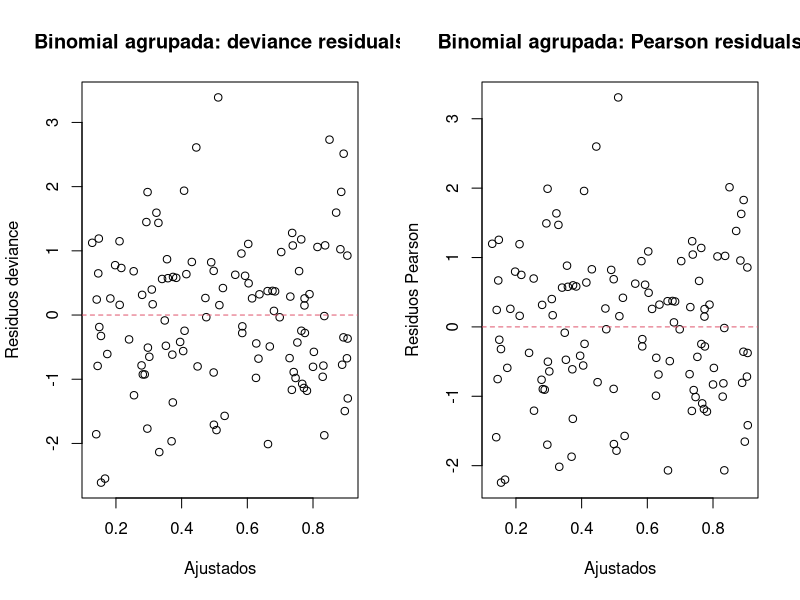
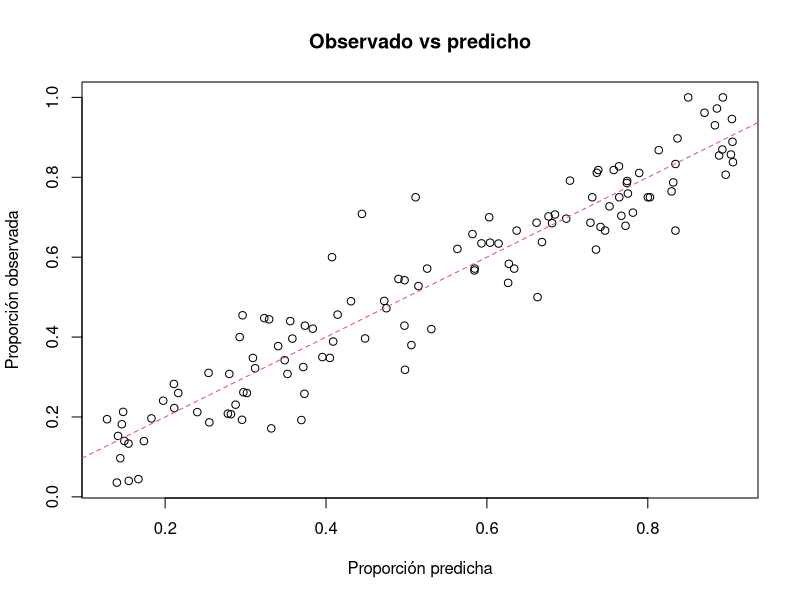
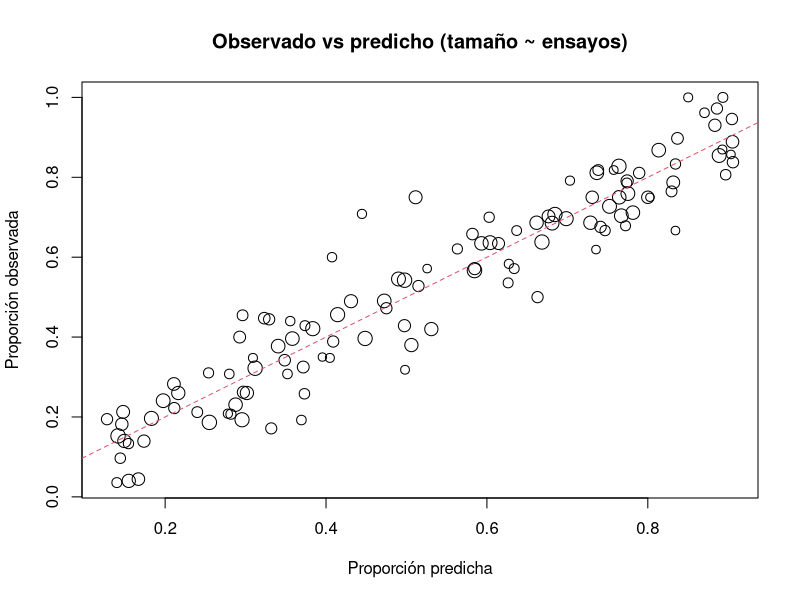
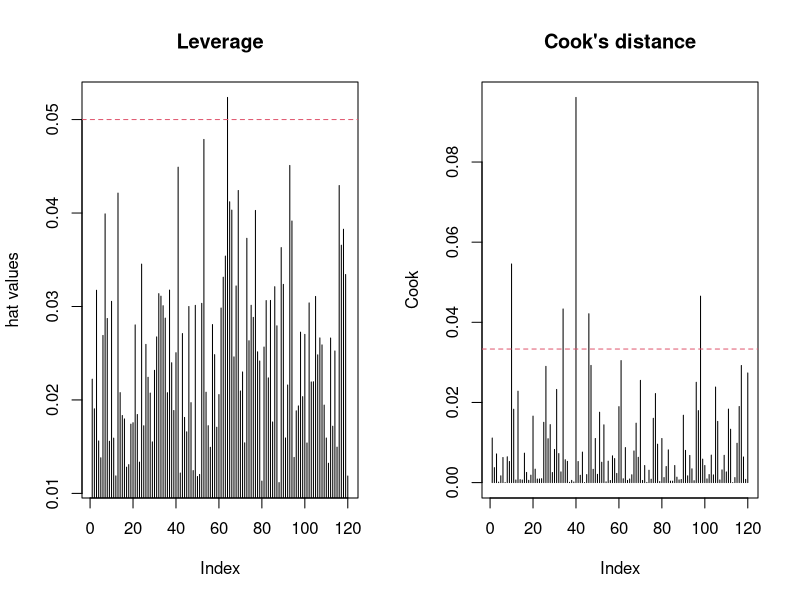

The R source for these figures, in order: (Note: this script raises an error after producing the figures.)
# regresión binomial agrupada
# No tenemos una observación 0/1 por fila, tenemos
# en cada grupo hubo m_i ensayos y, de esos, y_i éxitos
# Modelamos Y_i ~ Binomial(m_i,p_i)
# glm(cbind(exitos, fracasos) ~ x1 + x2, family = binomial)

set.seed(456)

# -----------------------------
# 1. Simular datos agrupados
# -----------------------------
g <- 120

tratamiento <- factor(sample(c("Control", "Tratado"), g, replace = TRUE))
dosis <- runif(g, 0, 10)
ensayos <- sample(20:60, g, replace = TRUE)

eta <- -2 + 0.35*dosis + 0.8*(tratamiento == "Tratado")
p <- 1 / (1 + exp(-eta))

exitos <- rbinom(g, size = ensayos, prob = p)
fracasos <- ensayos - exitos

datos_binom <- data.frame(exitos, fracasos, ensayos, tratamiento, dosis)

# -----------------------------
# 2. Ajustar modelo binomial agrupado
# -----------------------------
mod_binom <- glm(cbind(exitos, fracasos) ~ dosis + tratamiento,
                 family = binomial(link = "logit"),
                 data = datos_binom)

summary(mod_binom)

# Hay que verificar lo mismo quee en reglog
# pero es más importantee el ajuste de proporciones observadas
# frente a esperadas

## Forma funcional
mod_binom_quad <- glm(cbind(exitos, fracasos) ~ dosis + I(dosis^2) + tratamiento,
                      family = binomial,
                      data = datos_binom)

anova(mod_binom, mod_binom_quad, test = "Chisq")

## Residuos deviance y Pearson
res_dev_b <- residuals(mod_binom, type = "deviance")
res_pear_b <- residuals(mod_binom, type = "pearson")
fit_b <- fitted(mod_binom)

par(mfrow = c(1, 2))
plot(fit_b, res_dev_b,
     xlab = "Ajustados", ylab = "Residuos deviance",
     main = "Binomial agrupada: deviance residuals")
abline(h = 0, lty = 2, col = 2)

plot(fit_b, res_pear_b,
     xlab = "Ajustados", ylab = "Residuos Pearson",
     main = "Binomial agrupada: Pearson residuals")
abline(h = 0, lty = 2, col = 2)
par(mfrow = c(1, 1))

## Sobredispersión
# El modelo supone Var(Y_i|X)=m_i p_i (1-p_i)
# peero a veces la variabilidad real es mayor
# y entonces los errores estándar salen demasiado optimistas
dispersion <- sum(residuals(mod_binom, type = "pearson")^2) / mod_binom$df.residual
dispersion
# Si está cerca de 1 es razonable
# Si >1 --> sospechamos sobredispersión y usamos quasibinomial
mod_quasi <- glm(cbind(exitos, fracasos) ~ dosis + tratamiento,
                 family = quasibinomial(link = "logit"),
                 data = datos_binom)

summary(mod_quasi)
# coefs paarecidos, cambian errores estándar

## Observado vs predicho
datos_binom$prop_obs <- datos_binom$exitos / datos_binom$ensayos
datos_binom$prop_pred <- fitted(mod_binom)

plot(datos_binom$prop_pred, datos_binom$prop_obs,
     xlab = "Proporción predicha",
     ylab = "Proporción observada",
     main = "Observado vs predicho")
abline(0, 1, col = 2, lty = 2)

# añadimos tamaño proporcional al número de ensayos
plot(datos_binom$prop_pred, datos_binom$prop_obs,
     cex = sqrt(datos_binom$ensayos) / 4,
     xlab = "Proporción predicha",
     ylab = "Proporción observada",
     main = "Observado vs predicho (tamaño ~ ensayos)")
abline(0, 1, col = 2, lty = 2)

## Influencia
hat_b <- hatvalues(mod_binom)
cook_b <- cooks.distance(mod_binom)

par(mfrow = c(1, 2))
plot(hat_b, type = "h", main = "Leverage", ylab = "hat values")
abline(h = 2*mean(hat_b), lty = 2, col = 2)

plot(cook_b, type = "h", main = "Cook's distance", ylab = "Cook")
abline(h = 4/nrow(datos_binom), lty = 2, col = 2)
par(mfrow = c(1, 1))

## Comparación con modelo nulo
mod_binom_nulo <- glm(cbind(exitos, fracasos) ~ 1,
                      family = binomial,
                      data = datos_binom)

anova(mod_binom_nulo, mod_binom, test = "Chisq")




## Resumen binomial agrupada
# Ajuste
mod <- glm(cbind(exitos, fracasos) ~ x1 + x2, family = binomial, data = datos)

# Residuos
plot(fitted(mod), residuals(mod, type="deviance"))
plot(fitted(mod), residuals(mod, type="pearson"))

# Influencia
plot(hatvalues(mod), type="h")
plot(cooks.distance(mod), type="h")

# Sobre-dispersión
sum(residuals(mod, type="pearson")^2) / mod$df.residual


# Manteniendo constantes las demás variables, 
# una unidad adicional en dosis multiplica por 1.49 los odds de éxito.

# El grupo tratado presenta odds de éxito 2.23 veces mayores que el grupo control.
